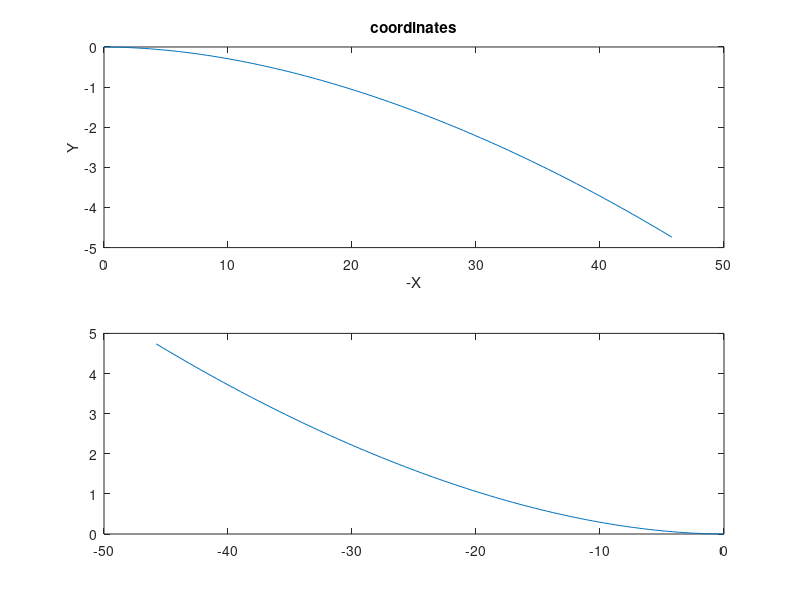

Source code (MATLAB):
clear all 
close all

%Constants
%flight conditions
rho = 1.225;


%Helicopter parameters
mass =  8322.4;             %kg
chord = 0.5273;             %m
I_y = 87905.35;             %kgm^2  estimated
Omega =  257.83   *2*pi/60; %rad/s
R_tip = 8.1778;             %m
Cl_alpha = 0.1176   *180/pi;%1/rad
h = 2.4;                    %m, height from blades to cg
gamma = 9;                  %[-] still needs to be determined

%drag           still needs to be determined
Cd = 0;
S = 0;

%get solidity
A_blades = (R_tip)*chord*4;
A_disc = pi*R_tip^2;
sigma = A_blades/A_disc;


%% start parameters for simulation
%initial conditions
V_x0 =      46.3; 
V_y0 =      0;
theta_f0 =  0   *pi/180;        %rad
q0 =        0   *pi/180;        %rad/s
u0 =        cos(theta_f0)*V_x0;   %m/s
w0 =        sin(theta_f0)*V_x0;   %m/s

%control variables:
theta_0 =   6   *pi/180;        %rad
theta_c =   0   *pi/180;        %rad

%tracking the heli start point
x_track = 0;
y_track = 0;
V_x_track = V_x0;
V_y_track = V_y0;
time_track = 0;

%timestep
dt = 0.01;

%% Create the system

%state variables:
u = u0;
w = w0;
theta_f = theta_f0;  
q = q0;


%starting simulation

time = 0;

while time <1 

    
    
    %flight velocity
    V = sqrt(u^2+w^2);  
    
    %control plane angle
    if u >= 0
        alpha_c = theta_c - atan(w/u);
    else
        alpha_c = theta_c + atan(w/u);
    end

    %w fraction
    lampda_c = V*sin(alpha_c)/(Omega*R_tip);
    %u fraction
    mu = V*cos(alpha_c)/(Omega*R_tip);
    
    %% Find lampda_i, induced velocity fraction
    alpha_newton = 0.4; %newton raphson parameter
    
    %search start lampda
    lampda_i = 0;       %chosen
    count = 0;          %counting
    Flampda = 1;        %dummy to initiate while loop
   
    while abs(Flampda)>0.0001 && count<1000
        lampda_i_2 = lampda_i+0.0001;
        
    
    
        %f(x)
        %obtain glauert thrust
        a_1 = (-16/gamma*q/Omega  +8/3*mu*theta_0-2*mu*(lampda_i+lampda_c))/       (1-1/2*mu^2);
        %absolute and induced velocity
        V_glau = V/(Omega*R_tip)*cos(alpha_c-a_1);
        Vi_glau = V/(Omega*R_tip)*sin(alpha_c-a_1)+lampda_i;%glauert thrust
        CT_glau = 2*lampda_i*sqrt(V_glau^2+Vi_glau^2);%element thrust
        CT_elem = 1/4*Cl_alpha*sigma*(2/3*theta_0*(1+3/2*mu^2)-(lampda_c - lampda_i));
        %match the two thrusts
        Flampda = CT_elem - CT_glau;
    
        %f(x+dx)
        %obtain glauert thrust
        a_1 = (-16/gamma*q/Omega  +8/3*mu*theta_0-2*mu*(lampda_i_2+lampda_c))/       (1-1/2*mu^2);
        %absolute and induced velocity
        V_glau = V/(Omega*R_tip)*cos(alpha_c-a_1);
        Vi_glau = V/(Omega*R_tip)*sin(alpha_c-a_1)+lampda_i_2;
        CT_glau = 2*lampda_i_2*sqrt(V_glau^2+Vi_glau^2);%glauert thrust
        CT_elem = 1/4*Cl_alpha*sigma*(2/3*theta_0*(1+3/2*mu^2)-(lampda_c - lampda_i_2));%element thrust
        %match the two thrusts
        Flampda_2 = CT_elem - CT_glau;
    
        %f'(x)
        Flampda_grad = (Flampda_2-Flampda)/(lampda_i_2-lampda_i);
    
        %xn+1 = x - alpha * f(x)/f'(x)
        lampda_i = lampda_i - alpha_newton* Flampda/Flampda_grad;
        count = count +1;
    end
    
    %get thrust and drag
    T = CT_glau*rho*(Omega*R_tip)^2*pi*R_tip^2;
    D = Cd*1/2*rho*V^2*S;
    
    %get derivatives
    u_dot = -9.81*sin(theta_f) - D*u/mass/V+T/mass*sin(theta_c-a_1) - q*w;
    w_dot = 9.81*cos(theta_f)- D*w/mass/V - T/mass*cos(theta_c-a_1) + q*u;
    q_dot = -T/I_y*h*sin(theta_c-a_1);
    theta_f_dot = q;
    
    %get state variables
    u = u+u_dot*dt;
    w = w+w_dot*dt;
    q = q+q_dot*dt;
    theta_f = theta_f+ theta_f_dot*dt;

    %count
    time = time+dt;
    disp(time);

    %tracking the heli progression 
    V_x = cos(-theta_f)*u-sin(-theta_f)*w;
    V_y = -cos(-theta_f)*w-sin(-theta_f)*u;

    x_track = [x_track x_track(end)+dt*V_x];
    y_track = [y_track y_track(end)+dt*V_y];
    V_x_track = [V_x_track V_x];
    V_y_track = [V_y_track V_y];
    time_track = [time_track time];


end


%plot xy

% Create a figure and subplot layout
figure;
subplot(2,1,1); 
plot(x_track, -y_track);
title('coordinates');
xlabel('-X');
ylabel('Y');

subplot(2,1,2); 
plot(V_x_track, time);
title('Vx over time');
xlabel('t');
ylabel('Vx');

plot(V_y_track, time);
title('Vy over time');
xlabel('t');
ylabel('Vy');


plot(-x_track,y_track);


% Try to figure out gamma
% Cl_alpha = 0.1176*180/pi;
% n = 200;
% dr  = 1/n; %Radial increment - adimensional
% r = (0:dr:1); %preallocating the r-range
% massMeter = 13.92; %Mass for meter kg/m
% massMeter = 243.94/R_tip;
% Ib = sum(massMeter*R_tip*((r*R_tip).^2)*dr); %Inertial Moment
% Ib = 243.94*(R_tip/2)^2;
% 
% % 
% gamma = rho*Cl_alpha*chord*R_tip^4/Ib; %doesnt hold up, why?
% 